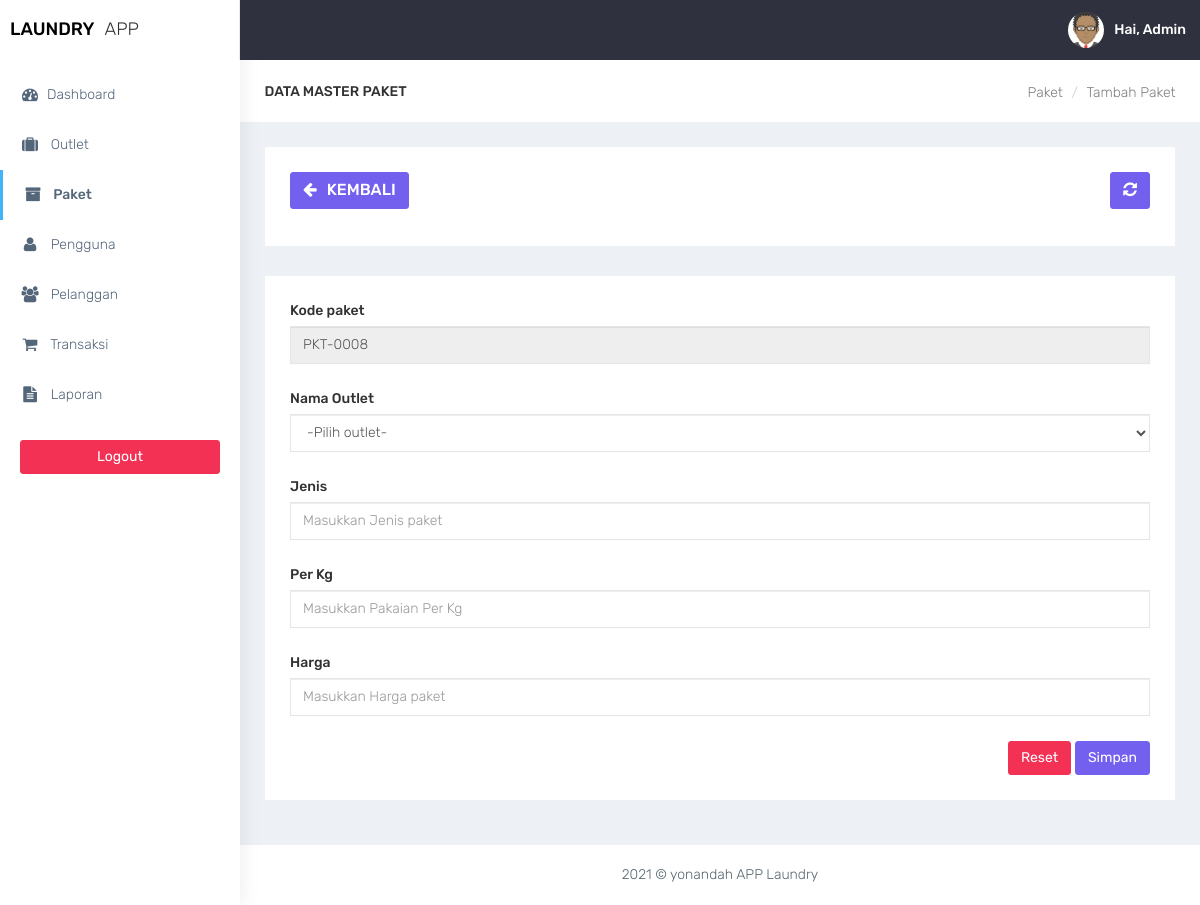
/paket_tambah.php (signed in), run on the app's committed database.
### tables this page shows
CREATE TABLE `tb_user` (
  `id` int(11) NOT NULL,
  `username` varchar(100) NOT NULL,
  `nama_user` varchar(255) NOT NULL,
  `password` varchar(100) NOT NULL,
  `id_outlet` varchar(20) NOT NULL,
  `level` varchar(30) NOT NULL,
  `foto` varchar(255) NOT NULL
);

CREATE TABLE `tb_paket` (
  `kode_paket` varchar(11) NOT NULL,
  `jenis` varchar(50) NOT NULL,
  `harga` int(11) NOT NULL,
  `kg` int(5) NOT NULL
);

### paket_tambah.php (the view, shortened to what this page needs)
<?php
$title = 'paket';
require 'koneksi.php';
$sql = $koneksi->query("select kode_paket from tb_paket order by kode_paket desc");
$data = $sql->fetch_assoc();
$kode_paket = $data['kode_paket'];
$urut = substr($kode_paket, 4, 4);
$tambah = (int) $urut + 1;
if (strlen($tambah) == 1) {
    $format = "PKT-" . "000" . $tambah;
} elseif (strlen($tambah) == 2) {
    $format = "PKT-" . "00" . $tambah;
} elseif (strlen($tambah) == 3) {
    $format = "PKT-" . "0" . $tambah;
} else {
    $format = "PKT-" . $tambah;
}
require 'layout_header.php';
?>
<div class="container-fluid">
    <div class="row bg-title">
        <div class="col-lg-3 col-md-4 col-sm-4 col-xs-12">
            <h4 class="page-title">Data Master Paket</h4>
        </div>
        <div class="col-lg-9 col-sm-8 col-md-8 col-xs-12">
            <ol class="breadcrumb">
                <li><a href="paket.php">Paket</a></li>
                <li><a href="#">Tambah Paket</a></li>
            </ol>
        </div>
    </div>
    <div class="row">
        <div class="col-md-12 col-lg-12 col-sm-12 col-xs-12">
            <div class="white-box">
                <div class="row">
                    <div class="col-md-6">
                        <a href="javascript:void(0)" onclick="window.history.back();" class="btn btn-primary box-title"><i class="fa fa-arrow-left fa-fw"></i> Kembali</a>
                    </div>
                    <div class="col-md-6 text-right">
                        <button id="btn-refresh" class="btn btn-primary box-title text-right" title="Refresh Data"><i class="fa fa-refresh" id="ic-refresh"></i></button>
                    </div>
                </div>
            </div>
        </div>
    </div>
    <div class="row">
        <div class="col-md-12 col-lg-12 col-sm-12 col-xs-12">
            <div class="white-box">
                <form method="POST">
                    <div class="form-group">
                        <label>Kode paket</label>
                        <input type="text" class="form-control" name="kode_paket" value="<?php echo $format; ?>" readonly placeholder="Masukkan Kode paket">
                    </div>
                    <div class="form-group">
                        <label>Nama Outlet</label>
                        <select class="form-control select2" style="width: 100%;" name="outlet" required>
                            <option selected disabled>-Pilih outlet-</option>
                        </select>
                    </div>
                    <div class="form-group">
                        <label>Jenis</label>
                        <input type="text" class="form-control" name="jenis" placeholder="Masukkan Jenis paket">
                    </div>
                    <div class="form-group">
                        <label>Per Kg</label>
                        <input type="number" class="form-control" name="kg" placeholder="Masukkan Pakaian Per Kg">
                    </div>
                    <div class="form-group">
                        <label>Harga</label>
                        <input type="number" class="form-control" name="harga" placeholder="Masukkan Harga paket">
                    </div>
                    <div class="text-right">
                        <button type="reset" class="btn btn-danger">Reset</button>
                        <button type="submit" name="simpan" class="btn btn-primary">Simpan</button>
                    </div>
                </form>
            </div>
        </div>
    </div>
</div>
<?php
require 'layout_footer.php';
?>

### layout_header.php (shortened to what this page needs)
<!DOCTYPE html>
<html lang="en">
<head>
    <link href="assets/bootstrap/dist/css/bootstrap.min.css" rel="stylesheet">
    <link href="assets/plugins/bower_components/sidebar-nav/dist/sidebar-nav.min.css" rel="stylesheet">
    <link href="assets/plugins/bower_components/toast-master/css/jquery.toast.css" rel="stylesheet">
    <link href="assets/plugins/bower_components/morrisjs/morris.css" rel="stylesheet">
    <link href="assets/plugins/bower_components/chartist-js/dist/chartist.min.css" rel="stylesheet">
    <link href="assets/plugins/bower_components/chartist-plugin-tooltip-master/dist/chartist-plugin-tooltip.css" rel="stylesheet">
    <link href="assets/css/animate.css" rel="stylesheet">
    <link href="assets/css/style.css" rel="stylesheet">
    <link href="assets/css/colors/default.css" id="theme" rel="stylesheet">
    <link rel="stylesheet" type="text/css" href="assets/DataTables/datatables.min.css" />
    <link rel="stylesheet" href="plugins/select2/select2.min.css">
    <link href="assets/sweetalert2/dist/sweetalert2.min.css" rel="stylesheet">
</head>
<body class="fix-header">
    <div id="wrapper">
        <nav class="navbar navbar-default navbar-static-top m-b-0">
            <div class="navbar-header">
                <div class="top-left-part">
                    <a class="logo" href="index.php">
                        <b style="color:black">
                            LAUNDRY
                        </b>
                        <span class="hidden-xs text-dark">
                            APP
                        </span>
                    </a>
                </div>
                <ul class="nav navbar-top-links navbar-right pull-right">
                    <?php
                    include "koneksi2.php";
                    if ($_SESSION['admin']) {
                        $user = $_SESSION['admin'];
                    } elseif ($_SESSION['kasir']) {
                        $user = $_SESSION['kasir'];
                    } elseif ($_SESSION['owner']) {
                        $user = $_SESSION['owner'];
                    }
                    $sql_user = $conn->query("select * from tb_user where id='$user'");
                    $data_user = $sql_user->fetch_assoc();
                    $nama = $data_user['nama_user'];
                    ?>
                    <li>
                        <a class="profile-pic" href="#"> <img src="images/<?php echo $data_user['foto'] ?>" alt="user-img" width="36" class="img-circle"><b class="hidden-xs">Hai, <?php echo $nama; ?></b></a>
                    </li>
                </ul>
            </div>
        </nav>
        <div class="navbar-default sidebar" role="navigation">
            <div class="sidebar-nav slimscrollsidebar">
                <div class="sidebar-head">
                    <h3><span class="fa-fw open-close"><i class="ti-close ti-menu"></i></span> <span class="hide-menu">Navigation</span></h3>
                </div>
                <ul class="nav" id="side-menu">
                    <li style="padding: 70px 0 0;">
                        <a href="dashboard.php" class="waves-effect <?php if ($title == 'dashboard') {
                                                                        echo 'active';
                                                                    } ?>"><i class="fa fa-tachometer fa-fw" aria-hidden="true"></i>Dashboard</a>
                    </li>
                    <li>
                        <a href="outlet.php" class="waves-effect <?php if ($title == 'outlet') {
                                                                        echo 'active';
                                                                    } ?>"><i class="fa fa-suitcase fa-fw" aria-hidden="true"></i> Outlet</a>
                    </li>
                    <li>
                        <a href="paket.php" class="waves-effect <?php if ($title == 'paket') {
                                                                    echo 'active';
                                                                } ?>"><i class="fa fa-archive fa-fw" aria-hidden="true"></i> Paket</a>
                    </li>
                    <li>
                        <a href="pengguna.php" class="waves-effect <?php if ($title == 'pengguna') {
                                                                        echo 'active';
                                                                    } ?>"><i class="fa fa-user fa-fw" aria-hidden="true"></i> Pengguna</a>
                    </li>
                    <li>
                        <a href="pelanggan.php" class="waves-effect <?php if ($title == 'pelanggan') {
                                                                        echo 'active';
                                                                    } ?>"><i class="fa fa-users fa-fw" aria-hidden="true"></i> Pelanggan</a>
                    </li>
                    <li>
                        <a href="transaksi.php" class="waves-effect <?php if ($title == 'transaksi') {
                                                                        echo 'active';
                                                                    } ?>"><i class="fa fa-shopping-cart fa-fw" aria-hidden="true"></i> Transaksi</a>
                    </li>
                    <li>
                        <a href="laporan.php" class="waves-effect <?php if ($title == 'laporan') {
                                                                        echo 'active';
                                                                    } ?>"><i class="fa fa-file-text fa-fw" aria-hidden="true"></i> Laporan</a>
                    </li>
                </ul>
                <div class="center p-20">
                    <a href="logout.php" class="btn btn-danger btn-block waves-effect waves-light">Logout</a>
                </div>
            </div>
        </div>
        <div id="page-wrapper">

### assets/css/colors/default.css (style rules this page uses)
body { background: #fff; }
.top-left-part { background: #fff; }
.navbar-header { background: #2f323e; }
.navbar-top-links > li > a { color: #ffffff; }
.sidebar .sidebar-head { background: #ffffff; }
.sidebar .sidebar-head h3 { color: #686868; }
.sidebar { background: #fff; box-shadow: 1px 0px 20px rgba(0, 0, 0, 0.08); }
#side-menu li a { color: #54667a; }
#side-menu li a { color: #54667a; border-left: 0px solid #fff; }
#side-menu > li > a { border-left: 3px solid transperant; }
#side-menu > li > a.active { background: transperant; color: #54667a; border-left: 3px solid #41b3f9; font-weight: 500; }

### data on the page
tb_user: foto (placeholder picture), nama_user "Admin"
tb_paket: kode_paket "PKT-0008"
